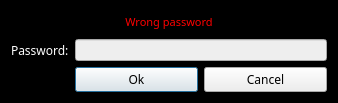
<?xml version="1.0" encoding="UTF-8"?>
<ui version="4.0">
 <class>PasswordDialog</class>
 <widget class="QDialog" name="PasswordDialog">
  <property name="geometry">
   <rect>
    <x>0</x>
    <y>0</y>
    <width>338</width>
    <height>103</height>
   </rect>
  </property>
  <property name="minimumSize">
   <size>
    <width>338</width>
    <height>0</height>
   </size>
  </property>
  <property name="maximumSize">
   <size>
    <width>338</width>
    <height>16777215</height>
   </size>
  </property>
  <property name="palette">
   <palette>
    <active>
     <colorrole role="WindowText">
      <brush brushstyle="SolidPattern">
       <color alpha="255">
        <red>255</red>
        <green>255</green>
        <blue>255</blue>
       </color>
      </brush>
     </colorrole>
     <colorrole role="Button">
      <brush brushstyle="SolidPattern">
       <color alpha="255">
        <red>0</red>
        <green>0</green>
        <blue>0</blue>
       </color>
      </brush>
     </colorrole>
     <colorrole role="Light">
      <brush brushstyle="SolidPattern">
       <color alpha="255">
        <red>0</red>
        <green>0</green>
        <blue>0</blue>
       </color>
      </brush>
     </colorrole>
     <colorrole role="Midlight">
      <brush brushstyle="SolidPattern">
       <color alpha="255">
        <red>0</red>
        <green>0</green>
        <blue>0</blue>
       </color>
      </brush>
     </colorrole>
     <colorrole role="Dark">
      <brush brushstyle="SolidPattern">
       <color alpha="255">
        <red>0</red>
        <green>0</green>
        <blue>0</blue>
       </color>
      </brush>
     </colorrole>
     <colorrole role="Mid">
      <brush brushstyle="SolidPattern">
       <color alpha="255">
        <red>0</red>
        <green>0</green>
        <blue>0</blue>
       </color>
      </brush>
     </colorrole>
     <colorrole role="Text">
      <brush brushstyle="SolidPattern">
       <color alpha="255">
        <red>255</red>
        <green>255</green>
        <blue>255</blue>
       </color>
      </brush>
     </colorrole>
     <colorrole role="BrightText">
      <brush brushstyle="SolidPattern">
       <color alpha="255">
        <red>255</red>
        <green>255</green>
        <blue>255</blue>
       </color>
      </brush>
     </colorrole>
     <colorrole role="ButtonText">
      <brush brushstyle="SolidPattern">
       <color alpha="255">
        <red>255</red>
        <green>255</green>
        <blue>255</blue>
       </color>
      </brush>
     </colorrole>
     <colorrole role="Base">
      <brush brushstyle="SolidPattern">
       <color alpha="255">
        <red>0</red>
        <green>0</green>
        <blue>0</blue>
       </color>
      </brush>
     </colorrole>
     <colorrole role="Window">
      <brush brushstyle="SolidPattern">
       <color alpha="255">
        <red>0</red>
        <green>0</green>
        <blue>0</blue>
       </color>
      </brush>
     </colorrole>
     <colorrole role="Shadow">
      <brush brushstyle="SolidPattern">
       <color alpha="255">
        <red>0</red>
        <green>0</green>
        <blue>0</blue>
       </color>
      </brush>
     </colorrole>
     <colorrole role="Highlight">
      <brush brushstyle="SolidPattern">
       <color alpha="255">
        <red>0</red>
        <green>85</green>
        <blue>255</blue>
       </color>
      </brush>
     </colorrole>
     <colorrole role="AlternateBase">
      <brush brushstyle="SolidPattern">
       <color alpha="255">
        <red>0</red>
        <green>0</green>
        <blue>0</blue>
       </color>
      </brush>
     </colorrole>
     <colorrole role="ToolTipBase">
      <brush brushstyle="SolidPattern">
       <color alpha="255">
        <red>255</red>
        <green>255</green>
        <blue>220</blue>
       </color>
      </brush>
     </colorrole>
     <colorrole role="ToolTipText">
      <brush brushstyle="SolidPattern">
       <color alpha="255">
        <red>0</red>
        <green>0</green>
        <blue>0</blue>
       </color>
      </brush>
     </colorrole>
    </active>
    <inactive>
     <colorrole role="WindowText">
      <brush brushstyle="SolidPattern">
       <color alpha="255">
        <red>255</red>
        <green>255</green>
        <blue>255</blue>
       </color>
      </brush>
     </colorrole>
     <colorrole role="Button">
      <brush brushstyle="SolidPattern">
       <color alpha="255">
        <red>0</red>
        <green>0</green>
        <blue>0</blue>
       </color>
      </brush>
     </colorrole>
     <colorrole role="Light">
      <brush brushstyle="SolidPattern">
       <color alpha="255">
        <red>0</red>
        <green>0</green>
        <blue>0</blue>
       </color>
      </brush>
     </colorrole>
     <colorrole role="Midlight">
      <brush brushstyle="SolidPattern">
       <color alpha="255">
        <red>0</red>
        <green>0</green>
        <blue>0</blue>
       </color>
      </brush>
     </colorrole>
     <colorrole role="Dark">
      <brush brushstyle="SolidPattern">
       <color alpha="255">
        <red>0</red>
        <green>0</green>
        <blue>0</blue>
       </color>
      </brush>
     </colorrole>
     <colorrole role="Mid">
      <brush brushstyle="SolidPattern">
       <color alpha="255">
        <red>0</red>
        <green>0</green>
        <blue>0</blue>
       </color>
      </brush>
     </colorrole>
     <colorrole role="Text">
      <brush brushstyle="SolidPattern">
       <color alpha="255">
        <red>255</red>
        <green>255</green>
        <blue>255</blue>
       </color>
      </brush>
     </colorrole>
     <colorrole role="BrightText">
      <brush brushstyle="SolidPattern">
       <color alpha="255">
        <red>255</red>
        <green>255</green>
        <blue>255</blue>
       </color>
      </brush>
     </colorrole>
     <colorrole role="ButtonText">
      <brush brushstyle="SolidPattern">
       <color alpha="255">
        <red>255</red>
        <green>255</green>
        <blue>255</blue>
       </color>
      </brush>
     </colorrole>
     <colorrole role="Base">
      <brush brushstyle="SolidPattern">
       <color alpha="255">
        <red>0</red>
        <green>0</green>
        <blue>0</blue>
       </color>
      </brush>
     </colorrole>
     <colorrole role="Window">
      <brush brushstyle="SolidPattern">
       <color alpha="255">
        <red>0</red>
        <green>0</green>
        <blue>0</blue>
       </color>
      </brush>
     </colorrole>
     <colorrole role="Shadow">
      <brush brushstyle="SolidPattern">
       <color alpha="255">
        <red>0</red>
        <green>0</green>
        <blue>0</blue>
       </color>
      </brush>
     </colorrole>
     <colorrole role="Highlight">
      <brush brushstyle="SolidPattern">
       <color alpha="255">
        <red>0</red>
        <green>85</green>
        <blue>255</blue>
       </color>
      </brush>
     </colorrole>
     <colorrole role="AlternateBase">
      <brush brushstyle="SolidPattern">
       <color alpha="255">
        <red>0</red>
        <green>0</green>
        <blue>0</blue>
       </color>
      </brush>
     </colorrole>
     <colorrole role="ToolTipBase">
      <brush brushstyle="SolidPattern">
       <color alpha="255">
        <red>255</red>
        <green>255</green>
        <blue>220</blue>
       </color>
      </brush>
     </colorrole>
     <colorrole role="ToolTipText">
      <brush brushstyle="SolidPattern">
       <color alpha="255">
        <red>0</red>
        <green>0</green>
        <blue>0</blue>
       </color>
      </brush>
     </colorrole>
    </inactive>
    <disabled>
     <colorrole role="WindowText">
      <brush brushstyle="SolidPattern">
       <color alpha="255">
        <red>0</red>
        <green>0</green>
        <blue>0</blue>
       </color>
      </brush>
     </colorrole>
     <colorrole role="Button">
      <brush brushstyle="SolidPattern">
       <color alpha="255">
        <red>0</red>
        <green>0</green>
        <blue>0</blue>
       </color>
      </brush>
     </colorrole>
     <colorrole role="Light">
      <brush brushstyle="SolidPattern">
       <color alpha="255">
        <red>0</red>
        <green>0</green>
        <blue>0</blue>
       </color>
      </brush>
     </colorrole>
     <colorrole role="Midlight">
      <brush brushstyle="SolidPattern">
       <color alpha="255">
        <red>0</red>
        <green>0</green>
        <blue>0</blue>
       </color>
      </brush>
     </colorrole>
     <colorrole role="Dark">
      <brush brushstyle="SolidPattern">
       <color alpha="255">
        <red>0</red>
        <green>0</green>
        <blue>0</blue>
       </color>
      </brush>
     </colorrole>
     <colorrole role="Mid">
      <brush brushstyle="SolidPattern">
       <color alpha="255">
        <red>0</red>
        <green>0</green>
        <blue>0</blue>
       </color>
      </brush>
     </colorrole>
     <colorrole role="Text">
      <brush brushstyle="SolidPattern">
       <color alpha="255">
        <red>0</red>
        <green>0</green>
        <blue>0</blue>
       </color>
      </brush>
     </colorrole>
     <colorrole role="BrightText">
      <brush brushstyle="SolidPattern">
       <color alpha="255">
        <red>255</red>
        <green>255</green>
        <blue>255</blue>
       </color>
      </brush>
     </colorrole>
     <colorrole role="ButtonText">
      <brush brushstyle="SolidPattern">
       <color alpha="255">
        <red>0</red>
        <green>0</green>
        <blue>0</blue>
       </color>
      </brush>
     </colorrole>
     <colorrole role="Base">
      <brush brushstyle="SolidPattern">
       <color alpha="255">
        <red>0</red>
        <green>0</green>
        <blue>0</blue>
       </color>
      </brush>
     </colorrole>
     <colorrole role="Window">
      <brush brushstyle="SolidPattern">
       <color alpha="255">
        <red>0</red>
        <green>0</green>
        <blue>0</blue>
       </color>
      </brush>
     </colorrole>
     <colorrole role="Shadow">
      <brush brushstyle="SolidPattern">
       <color alpha="255">
        <red>0</red>
        <green>0</green>
        <blue>0</blue>
       </color>
      </brush>
     </colorrole>
     <colorrole role="Highlight">
      <brush brushstyle="SolidPattern">
       <color alpha="255">
        <red>240</red>
        <green>240</green>
        <blue>240</blue>
       </color>
      </brush>
     </colorrole>
     <colorrole role="AlternateBase">
      <brush brushstyle="SolidPattern">
       <color alpha="255">
        <red>0</red>
        <green>0</green>
        <blue>0</blue>
       </color>
      </brush>
     </colorrole>
     <colorrole role="ToolTipBase">
      <brush brushstyle="SolidPattern">
       <color alpha="255">
        <red>255</red>
        <green>255</green>
        <blue>220</blue>
       </color>
      </brush>
     </colorrole>
     <colorrole role="ToolTipText">
      <brush brushstyle="SolidPattern">
       <color alpha="255">
        <red>0</red>
        <green>0</green>
        <blue>0</blue>
       </color>
      </brush>
     </colorrole>
    </disabled>
   </palette>
  </property>
  <property name="windowTitle">
   <string>Enter password</string>
  </property>
  <layout class="QGridLayout" name="gridLayout">
   <item row="1" column="1" colspan="2">
    <widget class="QLineEdit" name="m_passwordEdit">
     <property name="sizePolicy">
      <sizepolicy hsizetype="Expanding" vsizetype="Fixed">
       <horstretch>0</horstretch>
       <verstretch>0</verstretch>
      </sizepolicy>
     </property>
     <property name="styleSheet">
      <string notr="true">font: 11pt &quot;Bitstream Charter&quot; rgb(0, 0, 0);
background-color: rgb(238, 238, 238);</string>
     </property>
     <property name="echoMode">
      <enum>QLineEdit::Password</enum>
     </property>
    </widget>
   </item>
   <item row="3" column="2">
    <widget class="QPushButton" name="m_cancelButton">
     <property name="font">
      <font>
       <family>Game of Thrones</family>
      </font>
     </property>
     <property name="styleSheet">
      <string notr="true">background-color: rgb(238, 238, 238);</string>
     </property>
     <property name="text">
      <string>Cancel</string>
     </property>
    </widget>
   </item>
   <item row="1" column="0">
    <widget class="QLabel" name="label">
     <property name="sizePolicy">
      <sizepolicy hsizetype="Maximum" vsizetype="Preferred">
       <horstretch>0</horstretch>
       <verstretch>0</verstretch>
      </sizepolicy>
     </property>
     <property name="font">
      <font>
       <family>Game of Thrones</family>
       <weight>50</weight>
       <bold>false</bold>
      </font>
     </property>
     <property name="text">
      <string>Password:</string>
     </property>
    </widget>
   </item>
   <item row="3" column="1">
    <widget class="QPushButton" name="m_okButton">
     <property name="enabled">
      <bool>true</bool>
     </property>
     <property name="font">
      <font>
       <family>Game of Thrones</family>
      </font>
     </property>
     <property name="styleSheet">
      <string notr="true">background-color: rgb(238, 238, 238);</string>
     </property>
     <property name="text">
      <string>Ok</string>
     </property>
     <property name="default">
      <bool>true</bool>
     </property>
    </widget>
   </item>
   <item row="0" column="0" colspan="3">
    <widget class="QLabel" name="m_errorLabel">
     <property name="minimumSize">
      <size>
       <width>122</width>
       <height>0</height>
      </size>
     </property>
     <property name="font">
      <font>
       <family>Tibetan Machine Uni</family>
       <pointsize>-1</pointsize>
       <weight>50</weight>
       <italic>false</italic>
       <bold>false</bold>
      </font>
     </property>
     <property name="styleSheet">
      <string notr="true">color: #ff0000; font: 11px;</string>
     </property>
     <property name="text">
      <string>Wrong password</string>
     </property>
     <property name="alignment">
      <set>Qt::AlignCenter</set>
     </property>
    </widget>
   </item>
  </layout>
 </widget>
 <resources/>
 <connections>
  <connection>
   <sender>m_okButton</sender>
   <signal>clicked()</signal>
   <receiver>PasswordDialog</receiver>
   <slot>accept()</slot>
   <hints>
    <hint type="sourcelabel">
     <x>142</x>
     <y>84</y>
    </hint>
    <hint type="destinationlabel">
     <x>158</x>
     <y>52</y>
    </hint>
   </hints>
  </connection>
  <connection>
   <sender>m_cancelButton</sender>
   <signal>clicked()</signal>
   <receiver>PasswordDialog</receiver>
   <slot>reject()</slot>
   <hints>
    <hint type="sourcelabel">
     <x>257</x>
     <y>84</y>
    </hint>
    <hint type="destinationlabel">
     <x>158</x>
     <y>52</y>
    </hint>
   </hints>
  </connection>
 </connections>
</ui>
